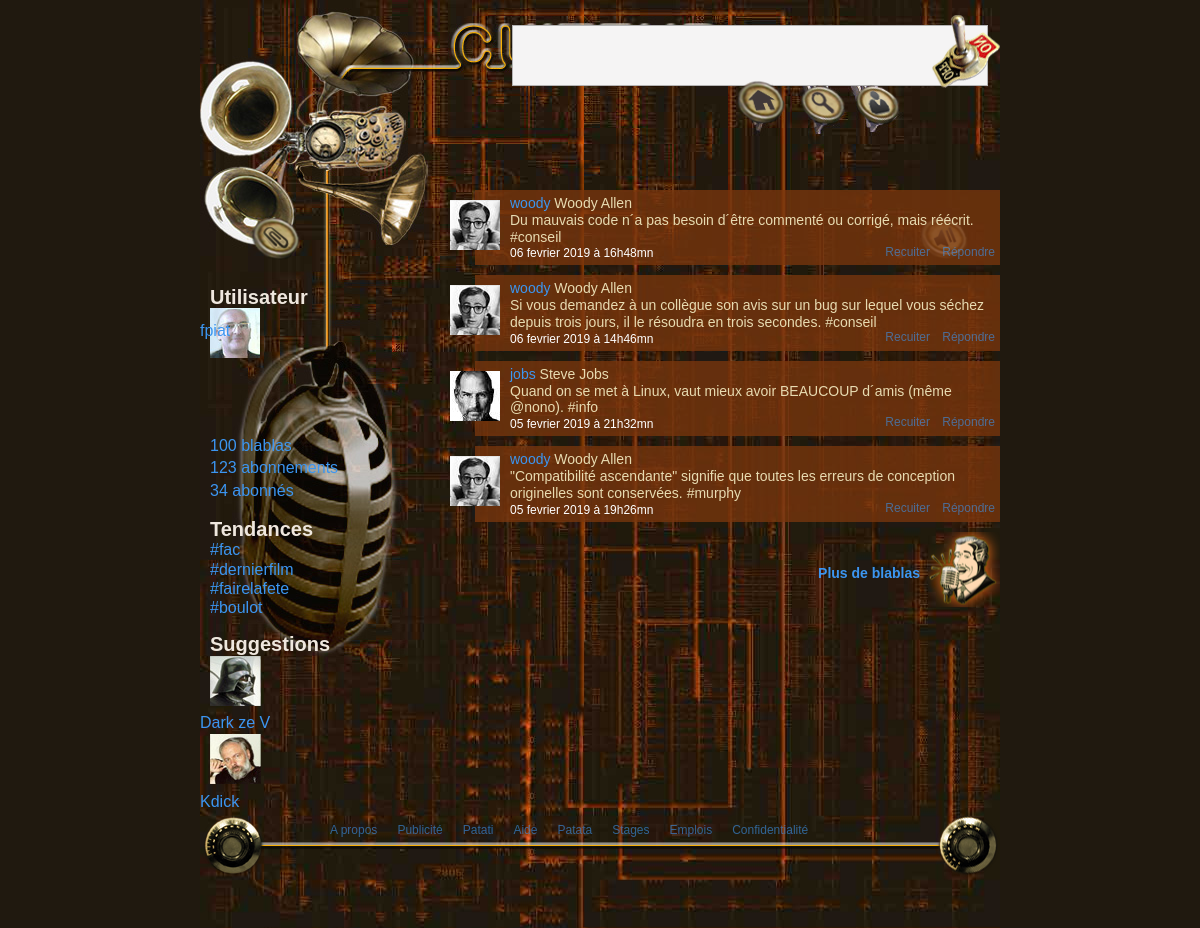
Page /tp/cuiteur_1.php on the committed database.
### tables this page shows
CREATE TABLE blablas (
  blID int(10) unsigned NOT NULL AUTO_INCREMENT,
  blIDAuteur int(10) unsigned NOT NULL,
  blDate int(8) unsigned NOT NULL,
  blHeure char(8) NOT NULL,
  blTexte char(255) NOT NULL,
  blIDOriginal int(10) unsigned NOT NULL DEFAULT '0',
  PRIMARY KEY (blID)
   
);

CREATE TABLE users (
  usID int(10) unsigned NOT NULL AUTO_INCREMENT,
  usNom char(60) NOT NULL,
  usVille char(50) NOT NULL,
  usWeb char(120) NOT NULL,
  usMail char(80) NOT NULL,
  usPseudo char(30) NOT NULL,
  usPasse char(255) NOT NULL,
  usBio char(255) NOT NULL,
  usDateNaissance int(8) unsigned NOT NULL DEFAULT '0',
  usDateInscription int(8) unsigned NOT NULL DEFAULT '0',
  usAvecPhoto int(1) unsigned NOT NULL DEFAULT '0',
  PRIMARY KEY (usID),
  UNIQUE KEY usPseudo (usPseudo)
);

### tp/cuiteur_1.php (called while the page is built, shortened)
<?php
require_once 'bibli_generale.php';
require_once 'bibli-cuiteur.php';
$bd= KG_bd_connect();
if (!isset($_GET['blablas'])) {
    $nbblablas=4;
}else{
	$nbblablas=blablaTest($_GET['blablas']);
}
$usID=23;
$sql= 'SELECT auteur.usID AS autID, auteur.usPseudo AS autPseudo, auteur.usNom AS autNom, auteur.usAvecPhoto AS autAvecPhoto,  blTexte, blDate, blHeure, origin.usID AS oriID, origin.usPseudo AS oriPseudo, origin.usNom As oriNom, origin.usAvecPhoto AS oriAvecPhoto
      FROM (blablas
      INNER JOIN users AS auteur ON blIDAuteur = usID)
      LEFT OUTER JOIN users AS origin ON blIDOriginal = origin.usID
      WHERE auteur.usID = 23
      OR auteur.usID IN (SELECT eaIDAbonne
                          FROM estabonne
                          WHERE eaIDUser = '.$usID.')
      OR blID IN (SELECT blID
                        FROM blablas
                        INNER JOIN mentions ON blID = meIDBlabla
                        WHERE meIDUser = '.$usID.')
      ORDER BY blID DESC';
$res=mysqli_query($bd, $sql) or KG_bd_erreur($bd, $sql);
KG_aff_debut('../styles/tp3.css', 'cuiteur_1');
KG_aff_blablas($res, $nbblablas , 'cuiteur_1.php', $usID);
KG_aff_fin();
exit;
?>

### tp/bibli_generale.php (the view, shortened to what this page needs)
<?php
function protect($str){
    $res = htmlentities($str, ENT_QUOTES, 'UTF-8');
    return $res;
}
function KG_aff_debut($css , $titre){
    echo
        '<!doctype html>',
            '<html lang="fr">',
                '<head>',
                    '<meta charset="utf-8">',
                    '<link rel="stylesheet" type="text/css" href="',$css,'">',
                    '<title>',$titre,'</title>',
                '</head>',
                '<body>';
}
function KG_aff_fin(){
    echo
            '</body>',
        '</html>';
}
function KG_amj_clair($date){
    $annee= substr($date, 0 , 4);
    $mois=substr($date, 4,2);
    $jours=substr($date, -2,2);
    $mois=moisCtoL($mois);
    $blabla=$jours . ' ';
    $blabla.=$mois . ' ';
    $blabla.=$annee;
    echo $blabla;
}
function moisCtoL($mois){
    $moisC = array('01', '02', '03', '04', '05', '06', '07', '08', '09', '10', '11', '12');
    $moisL = array('janvier', 'fevrier', 'mars', 'avril', 'mai', 'juin', 'juillet', 'aout', 'septembre', 'octobre', 'novembre', 'decembre');
    for ($i=0; $i < 12 ; $i++) {
    $mois = str_replace($moisC, $moisL, $mois);
    }
    return $mois;
}
function KG_heure_clair($heure){
    $h=substr($heure, 0,2);
    $m=substr($heure, 3,2);
    $heure=$h.'h';
    $heure.=$m.'mn';
    return $heure;
}
function profilePicture($usID , $usAvecPhoto){
    if($usAvecPhoto == 1){
        $photo='../upload/';
        $photo.=$usID.'.jpg';
        return $photo;
    }
    $photo='../images/anonyme.jpg';
    return $photo;
}
function KG_aff_blablas($res, $nbblablas , $php , $id){
    $count=1;
    echo '<ul id="blabla">';
    while($T=mysqli_fetch_assoc($res)){
        if ($count >= $nbblablas+1) {
            echo
            '<li id="dernierblabla">',
                '<a href="',$php,'?id=',$T['autID'],'&blablas=',$nbblablas+4,'#foot" id="Plusdeblablas">Plus de blablas</a>',
            '</li>';
            break;
        }else{
            if ($T['oriID']!= 0) {
                echo
                '<li class="lesblablas">',
                    '<img class="pp" alt="',protect($T['oriPseudo']),'" src="',protect(profilePicture($T['oriID'],$T['oriAvecPhoto'])),'"/>',
                    '<p><a href="utilisateur.php?id=',$T['oriID'],'">',protect($T['oriPseudo']),'</a> ',protect($T['oriNom']),', recuité par <a href="utilisateur.php?id=',$T['autID'],'">',protect($T['autPseudo']),'</a></p>',
                    protect($T['blTexte']),
                    '<p class="postTiming">',KG_amj_clair($T['blDate']),' à ',KG_heure_clair($T['blHeure']),'</p>',
                    '<a class="Recuiter" href="index.html">Recuiter</a>',
                    '<a class="Repondre" href="index.html">Répondre</a>',
                '</li>';
            }else{
                echo
                '<li class="lesblablas">',
                    '<img class="pp" alt="',protect($T['autPseudo']),'" src="',protect(profilePicture($T['autID'],$T['autAvecPhoto'])),'"/>',
                    '<p><a href="utilisateur.php?id=',$T['autID'],'">',protect($T['autPseudo']),'</a> ',protect($T['autNom']),'</p>',
                    protect($T['blTexte']),
                    '<p class="postTiming">',KG_amj_clair($T['blDate']),' à ',KG_heure_clair($T['blHeure']),'</p>',
                    '<a class="Recuiter" href="index.html">Recuiter</a>',
                    '<a class="Repondre" href="index.html">Répondre</a>',
                '</li>';
            }
        }
        $count++;
    }
    echo '</ul>';
}
?>

### styles/tp3.css (style rules this page uses)
html, body, div, span, applet, object, iframe, h1, h2, h3, h4, h5, h6, p, blockquote, pre, a, abbr, acronym, address, big, cite, code, del, dfn, em, img, ins, kbd, q, s, samp, small, strike, strong, sub, sup, tt, var, b, u, i, center, dl, dt, dd, ol, ul, li, fieldset, form, label, legend, table, caption, tbody, tfoot, thead, tr, th, td, article, aside, canvas, details, embed, figure, figcaption, footer, header, hgroup, menu, nav, output, ruby, section, summary, time, mark, audio, video { margin: 0; padding: 0; border: 0; font-size: 100%; font: inherit; vertical-align: baseline; }
body { line-height: 1; }
ol, ul { list-style: none; }
body { font-size: 14px; line-height: 1.6em; font-family: Verdana , Geneva , sans-serif; background: #20190F; color: #E8DBB1; }
#blabla { margin-top: -80px; float: right; height: auto; width: 550px; }
a { color: #3C96F1; text-decoration: none; z-index: 4; }
.lesblablas { position: relative; line-height: 1.2em; background-image: url("../images/fond_blabla.png"); padding-top: 5px; margin-left: 25px; padding-bottom: 20px; margin-bottom: 10px; padding-left: 5px; }
.pp { float: left; margin-left: -30px; margin-right: 10px; margin-top: 5px; }
.postTiming { clear: both; color: white; font-size: 12px; position: absolute; left: 35px; }
.Repondre { font-size: 12px; position: absolute; bottom: 5px; right: 5px; opacity: 0.6; }
.Recuiter { font-size: 12px; position: absolute; bottom: 5px; right: 70px; opacity: 0.6; }
#dernierblabla { height: 75px; margin: auto; background-image: url("../images/speaker.png"); background-repeat: no-repeat; background-position: right; }
#Plusdeblablas { font-weight: bold; float: right; margin-right:80px; margin-top: 30px; }

### rows in the picture
blablas: users.usPseudo "woody", users.usNom "Woody Allen", blTexte "Du mauvais code n´a pas besoin d´être commenté ou corrigé, mais réécrit. #conseil", blDate "06 fevrier 2019", blHeure "16h48mn"
blablas: users.usPseudo "woody", users.usNom "Woody Allen", blTexte "Si vous demandez à un collègue son avis sur un bug sur lequel vous séchez depuis trois jours, il le résoudra en trois secondes. #conseil", blDate "06 fevrier 2019", blHeure "14h46mn"
blablas: shows a picture, users.usPseudo "jobs", users.usNom "Steve Jobs", blTexte "Quand on se met à Linux, vaut mieux avoir BEAUCOUP d´amis (même @nono). #info", blDate "05 fevrier 2019", blHeure "21h32mn"
blablas: users.usPseudo "woody", users.usNom "Woody Allen", blTexte "\"Compatibilité ascendante\" signifie que toutes les erreurs de conception originelles sont conservées. #murphy", blDate "05 fevrier 2019", blHeure "19h26mn"
